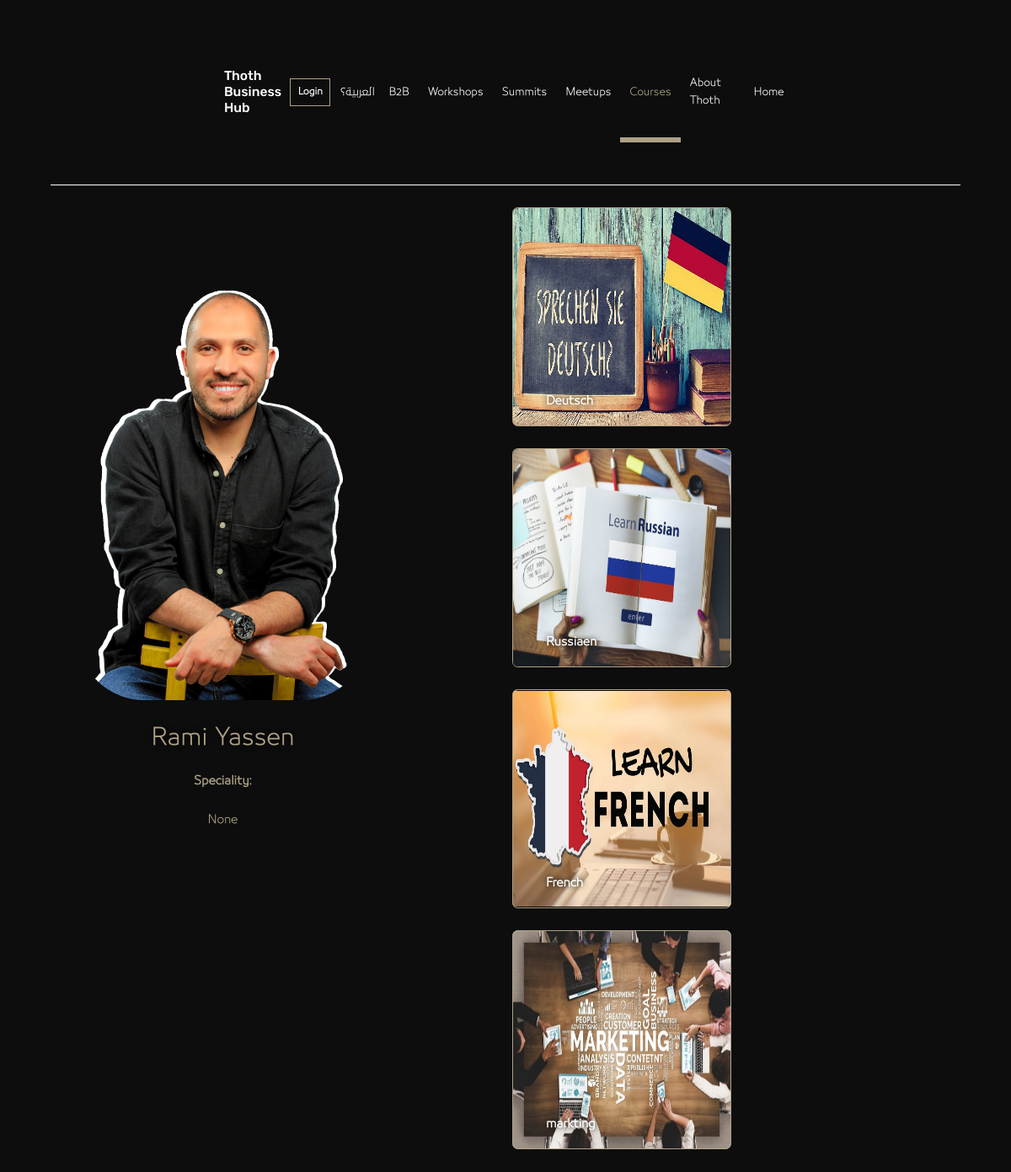
The page /instructor/en/2/ on the database its author committed.
### core/models/models.py (models this page shows, shortened)
class Instructor(models.Model):
    name_ar = models.CharField(max_length=255, verbose_name="اسم المدرس")
    name_en = models.CharField(max_length=255, verbose_name="name in english")
    photo_banner = models.ImageField(upload_to="instructors_photos", blank=True, null=True)
    time_added   = models.DateField(default=datetime.now, editable=False)
    speciality   = models.ForeignKey("CourseCategory", on_delete=models.SET_NULL, null=True, blank=True)
    bio_en        = models.TextField(null=True, blank=True)
    bio_ar        = models.TextField(null=True, blank=True)
    def show_image(self):
        return mark_safe(f"<img style='width:300px;' src='{self.photo_banner.url}'  alt='{self.name_en}' />")
    show_image.short_description = "photo for him"
    class Meta:
        verbose_name        = "المدرس"
        verbose_name_plural = "المدرسين"

class Courses(models.Model):
    category   = models.ForeignKey(CourseCategory, on_delete=models.CASCADE)
    banner     = models.ImageField(verbose_name="thumbnail", upload_to="courses_banner_general", blank=True, null=True)
    instructor = models.ForeignKey(Instructor, verbose_name="المدرس", on_delete=models.CASCADE)
    name_ar    = models.CharField(max_length=255, verbose_name="اسم كورس")
    name_en    = models.CharField(max_length=255, verbose_name="اسم الكورس انجليزي")
    description_en= models.TextField(null=True, blank=True)
    description_ar= models.TextField(null=True, blank=True, verbose_name="وصف بالعربي")
    price         = models.FloatField(default=0)
    isonsale      = models.BooleanField(default=False)
    onsale        = models.FloatField(default=0)
    trailer       = models.FileField(upload_to="course_trailer", verbose_name="الفيديو",
    validators=[FileExtensionValidator(
        allowed_extensions=["mp4", "webm", "avi", "AVI", "WebM"])],
    help_text='Allowed : "mp4", "webm", "avi", "AVI", "WebM" ', null=True, blank=True)
    class Meta:
        verbose_name = "كورس"
        verbose_name_plural = "كورسات"
    def more(self):
        return "انقر للمزيد"
    def show_image(self):
        return mark_safe(f"<img style='width:300px;' src='{self.banner.url}'  alt='{self.name_en}' />")
    more.short_description = "انقر للمزيد"
    show_image.short_description = "Thumbnail"

### courses/views.py (the view)
# urls.py: path("instructor/<str:lang>/<int:pk>/", views.instructor_detail, name="instructor_detail"),
def instructor_detail(req:HttpRequest, lang=None, pk:int=None) -> HttpResponse:
    if pk == None:
        return redirect(
            reverse("core:courses_categories", args=["en"])
        )
    if  lang == None:
        return redirect(
            reverse("core:instructor_detail", args=["en", pk])
        )
    instructor  = models.Instructor.objects.get(pk=pk)
    instructor_courses = models.Courses.objects.filter(instructor=instructor)
    context = {
        "lang"     : lang       ,
        "active"   : "courses"  ,
        "instructor"   : instructor ,
        "courses" : instructor_courses
    }
    return  render(req, "pages/instructor_detail.html", context=context)

### core/templates/pages/instructor_detail.html (shortened to what this page needs)
{% extends "base.html" %}
{% load static %}
{% block extralink %}
<link rel="stylesheet" href="{% static 'css/pages/instructor_detail.css' %}">
<link rel="stylesheet" href="{% static 'css/pages/courses.css' %}">
{% endblock extralink %}
{% block content %}
<main id="main__content">
    <div class="left">
        <img src="{{instructor.photo_banner.url}}" alt="{{instructor.name_en}}">
        {% if lang == "en" %}
        <h1>{{instructor.name_en}}</h1>
        <p>
            <b>Speciality:</b> {{instructor.speciality.name_en}}
        </p>
                <p>{{instructor.bio_en}}</p>
        {% elif lang  == "ar" %}
        <h1>{{instructor.name_ar}}</h1>
        <p> التخصص: <b>{{instructor.speciality.name_ar}}</b>                                                    </p>
        <p>{{instructor.bio_ar}}</p>
        {% endif %}
    </div>
    <div class="right">
        <div class="wrapper">
        <div class="container">
        {% for course in courses %}
        <a href='{% url "courses:course_detail" lang course.pk %}' class="card">
            <img src="{{course.banner.url}}" alt="">
            <p class="name">{% if lang == "en" %} {{course.name_en}}   {% elif lang  == "ar" %} {{course.name_ar}} {% endif %}</p>
        </a>
        {% endfor %}
        </div>
    </div>
    </div>
{% endblock content %}

### static_files_dirs/css/main.css (style rules this page uses)
body { background-color: #0D0D0D; }

### static_files_dirs/css/pages/instructor_detail.css (style rules this page uses)
main { display: flex; width: 100%; height: 100%; gap: 20px; }
.left { display: flex; flex-direction: column; align-items: center; width: 50%; height: 100%; float: left; padding: 140px; }
h1 { font-family: "29LT", sans-serif; font-size: 40px; color: var(--theme-main-color); text-shadow: 0 0 10px black; margin-top: 40px; }
img { image-resolution:100px; width: 100%; }
.left p { font-family: "29LT", sans-serif; font-size: 20px; color: var(--theme-main-color); margin-top: 20px; }

### static_files_dirs/css/pages/courses.css (style rules this page uses)
div.wrapper { margin:40px; display: flex; }
.wrapper .container { display: flex; flex-wrap: wrap; width: 90%; gap: 40px; }
.card { display: flex; width: 400px; height: 400px; border: 1px solid var(--theme-main-color); border-radius: 10px; position: relative; overflow: hidden ; }
.card p.name { position: absolute; color: white; bottom: 10px ; font-weight: 800; text-shadow: 0 0 10px black; font-size: 20px; transform: translate(60px); font-family: "29LT", sans-serif; transition: .4s; }
.card p { transition: .4s; font-family: "29LT", sans-serif; color: wheat; position: absolute; }
.card img { width: 100%; height: 100%; transition: .4s ease-in; }

### static_files_dirs/css/variables.css (style rules this page uses)
:root { --theme-main-color: #AFA185; --black: #0D0D0D; --white: #F1F1F1; }

### static_files_dirs/css/components/navbar.css (style rules this page uses)
body { background-color: var(--black) !important; }

### static_files_dirs/css/components/hero.css (style rules this page uses)
a { text-decoration: none; color: white; }

### rows shown on the page
Instructor: photo_banner (picture), name_en "Rami Yassen", bio_en "None"
Courses: banner (picture), name_en "Deutsch"
Courses: banner (picture), name_en "Russiaen"
Courses: banner (picture), name_en "French"
Courses: banner (picture), name_en "markting"
